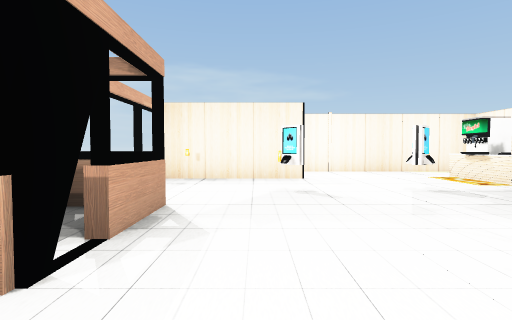
View 1 (above)

24 first-person views from a walk through a scene from a Unity 3-D project. The camera is 1.5 m above the floor, tilts 2° down and sees 80° across. The floor is counted in squares, 2 m on a side. Each view is taken from the middle of a square. On the plan, view 1 faces up. The plan holds only what a view shows up to about 10 squares ahead; the rest is blank. The place goes on beyond the plan. The player is left out. Door leaves are left out, so doorways stand open. Some surface patterns are stand-ins.

View 2
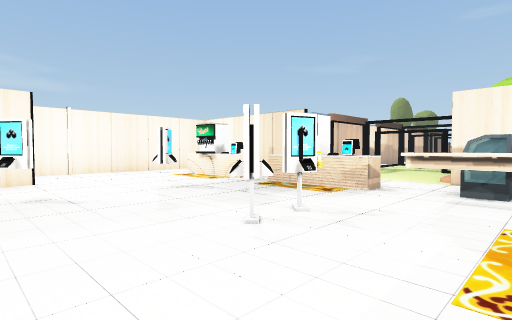

View 3
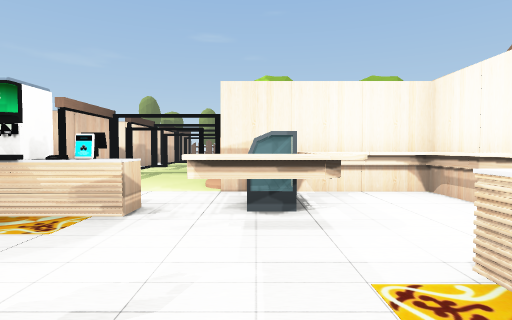

View 4
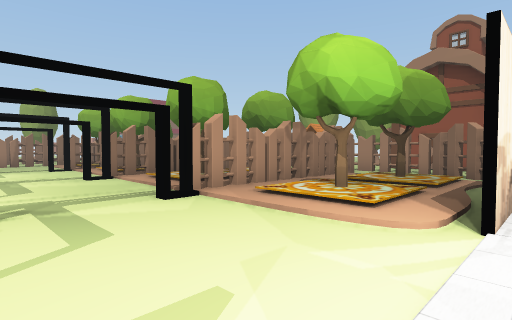

View 5
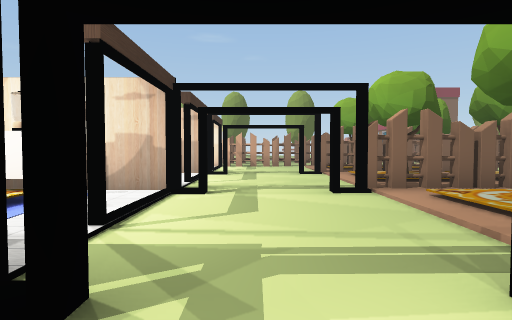

View 6
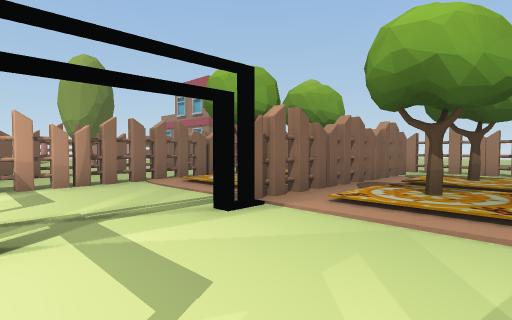

View 7
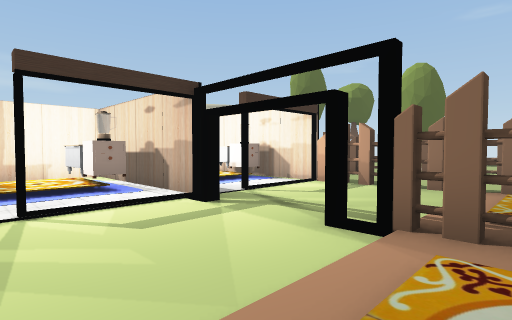

View 8
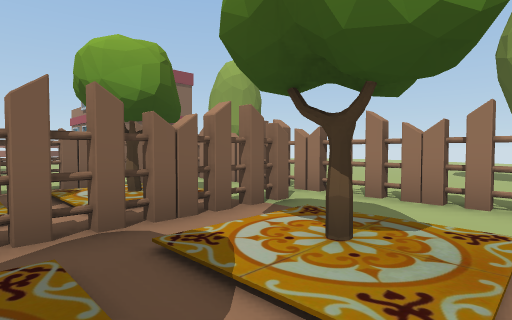

View 9
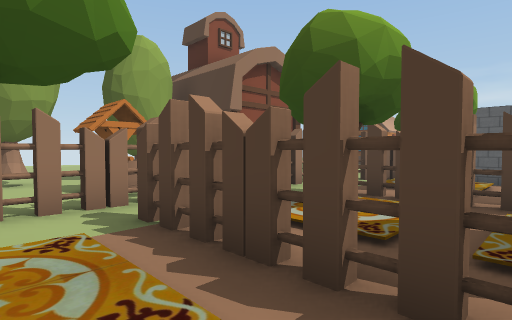

View 10
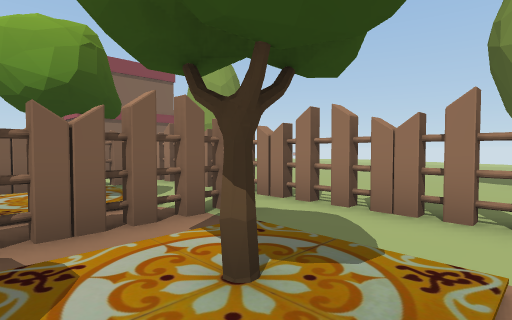

View 11
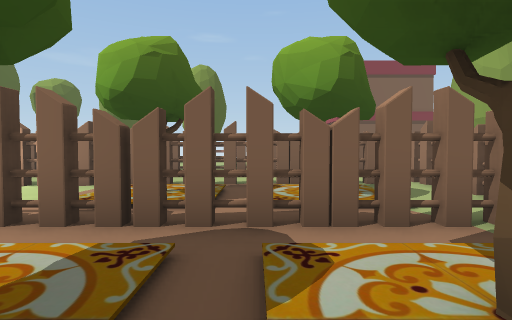

View 12
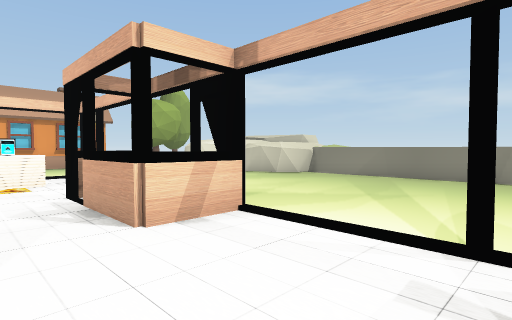

View 13
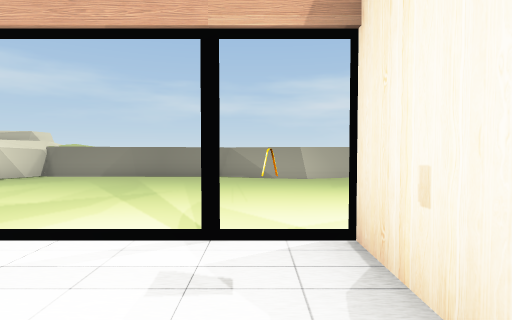

View 14
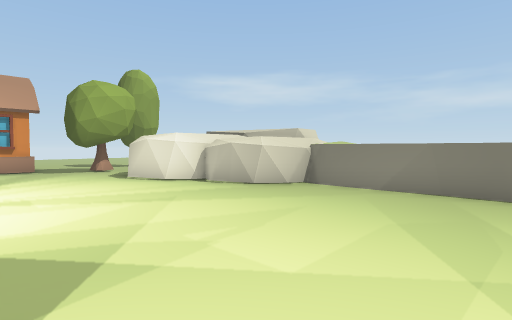

View 15
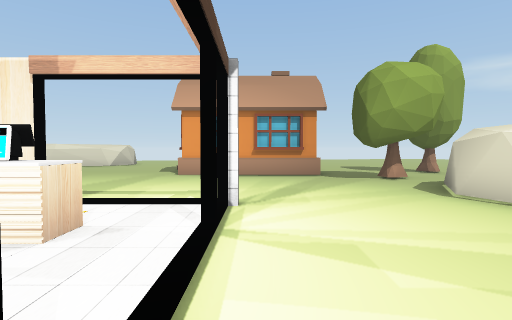

View 16
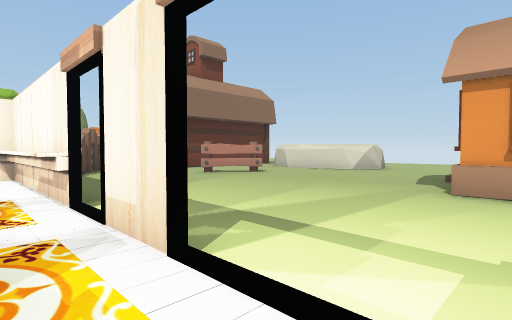

View 17
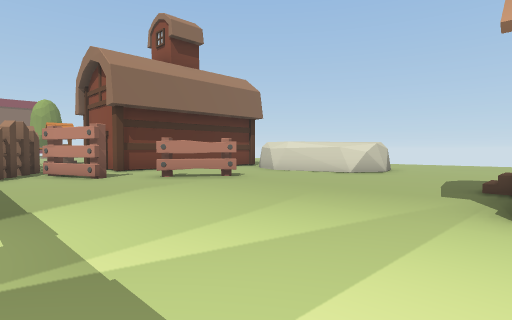

View 18
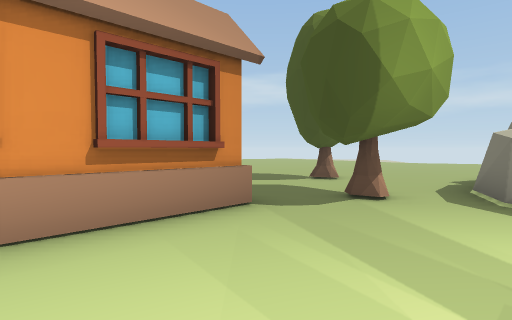

View 19
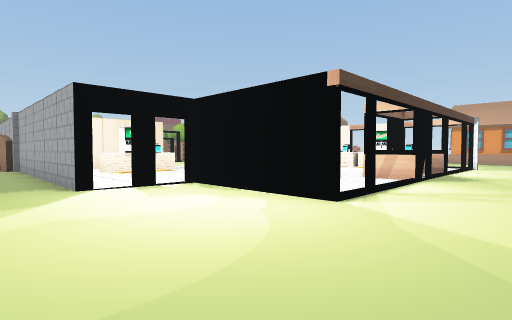

View 20
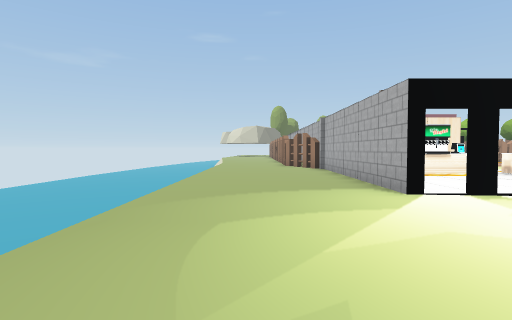

View 21
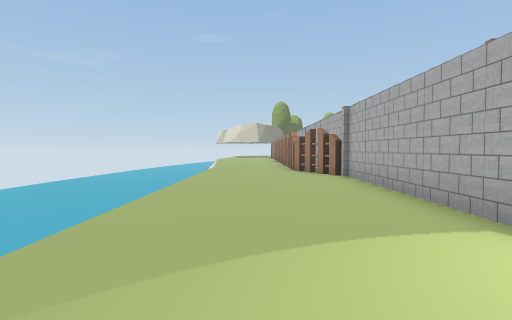

View 22
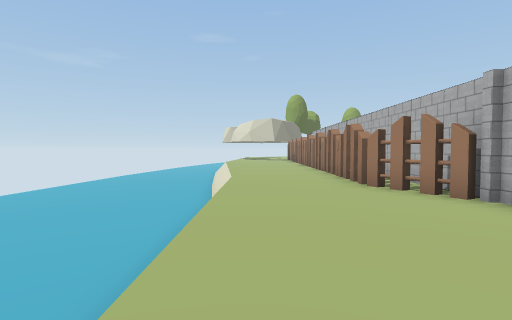

View 23
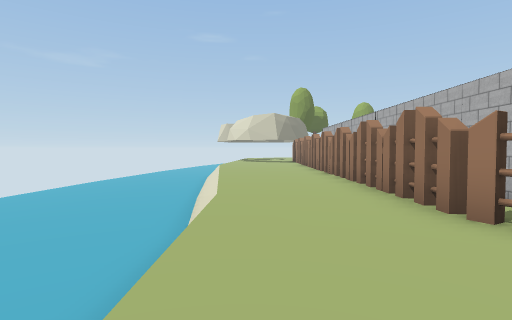

View 24
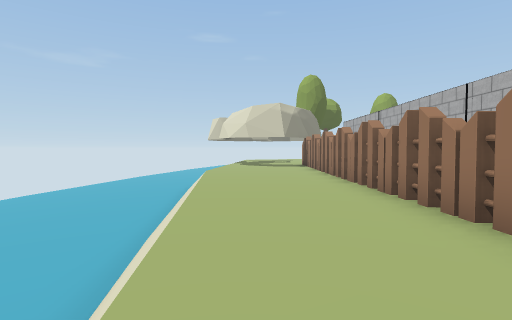

### Floor plan
Key: @ floor where view 1 was taken; # wall or solid block; . main floor; : floor 0.25 m higher than the main floor; / step, stairs or slope; D open door; ≈ liquid the walk keeps out of; ^ raised ledge; v drop or lower ground; O other object.
Columns run from 11 left of view 1 to 25 right of it. Each row starts with its distance up from view 1.
 17            ≈≈≈≈≈≈≈≈≈≈≈≈≈≈≈≈≈≈≈≈≈
 16            ≈≈≈≈≈≈≈≈≈≈≈≈≈≈≈≈≈≈≈≈≈
 15          ≈≈≈≈≈≈≈≈≈≈≈≈≈≈vvv::::::
 14         ............:::::::.....
 13        .........................
 12       ................OO.O.O.O.O
 11       .............OO#########
 10   ^.  .......#O####O   #
  9   ^#........#.....            #
  8    #.....####....O     O O#O O#O O#
  7   ^#.....#.......O #   # O# /O#  O#
  6   ^.........O.O..O #   #..#...#...#
  5   ^..............O..#.D#..D.#.D...O.O
  4   ^.....DD#......O....D...D...D...O.O
  3   ^.....D.^......O....D...D...D...O.O
  2   ^......^D..OO....////O//O...#...O.O
  1 ^^^^............OOO/:O.OO:O/O/O/O/O.O
  0    #.......@....OOO/::.O::O/:/O/:/O.O
 -1    #......OOOOO...O///.O//O///O///O.O
 -2    ##...O//##/OO#OO.:O.OO:O/O/O/O O.O
 -3     #..............O//.O  O///O///O.O
 -4    ##..............OO...  ....::....O
 -5    #..............OOOOOOOOOOOOOOOOO
 -6 ....O.................   ##:::.
 -7 ......OO###......O..#      ::::::
 -8 ..O...     .....O...#      O:::::

Positions as (right, up) in squares from view 1, and headings:
1: (0, 0), facing up
2: (0, 0), facing up-right
3: (2, 1), facing right
4: (7, 5), facing down-right
5: (10, 4), facing right
6: (16, 5), facing down-right
7: (16, 1), facing up-right
8: (16, 0), facing down-right
9: (17, 0), facing down-left
10: (16, -1), facing down-right
11: (16, -1), facing right
12: (0, 7), facing down-left
13: (0, 7), facing left
14: (-3, 5), facing down-left
15: (-3, 2), facing down
16: (-2, -1), facing down-right
17: (-1, -3), facing down-right
18: (-2, -4), facing down-left
19: (-5, 12), facing down-right
20: (-4, 13), facing right
21: (-1, 13), facing right
22: (3, 14), facing right
23: (6, 14), facing right
24: (10, 14), facing right
